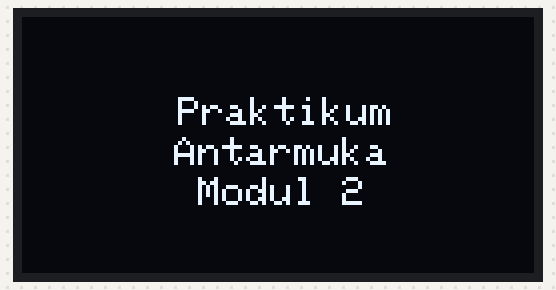
Recording of a sketch running on a simulated Arduino Uno, built with avr-gcc and run on an emulated ATmega328P. On the bench: 128×64 one-colour display.

Above: at 0.1 s.
At 2.1 s:
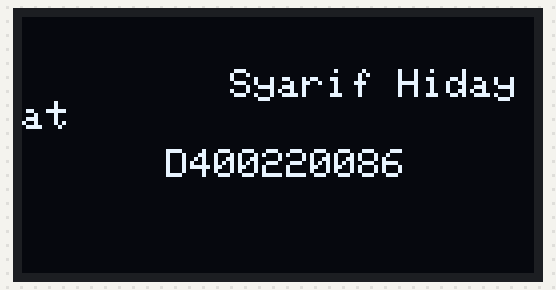

Measured:
- what the display in image 1 shows lasts 2.0 s, from 2.1 s to 4.1 s

The sketch:

T.AntarMuka_M2_P3.ino
```cpp
#include <Adafruit_SSD1306.h>
#define SCREEN_WIDTH 128
#define SCREEN_HEIGHT 64
#define OLED_RESET -1
Adafruit_SSD1306 display(SCREEN_WIDTH, SCREEN_HEIGHT, &Wire,OLED_RESET);
void setup() {
  Serial.begin(9600);
  if (!display.begin(SSD1306_SWITCHCAPVCC, 0x3C)) {
    Serial.println(F("SSD1306 allocation failed"));
    for (;;)
      ;
  }
}
void loop() {// Syarif Hidayat _ D400220086
  display.clearDisplay();
  display.setTextSize(1);
  display.setTextColor(WHITE);
  display.setCursor(39, 20);
  display.print("Praktikum");
  display.setTextSize(1);
  display.setCursor(38, 30);
  display.setTextColor(WHITE);
  display.println("Antarmuka ");
  display.setTextSize(1);
  display.setCursor(44, 40);
  display.setTextColor(WHITE);
  display.print("Modul 2");
  display.display();
  delay(2000);// Syarif Hidayat _ D400220086
  display.clearDisplay();
  display.setTextSize(1.5);
  display.setTextColor(WHITE);
  display.setCursor(52, 13);
  display.print("Syarif Hidayat");
  display.setTextSize(1.5);
  display.setTextColor(WHITE);
  display.setCursor(36, 33);
  display.print("D400220086");
  display.display();
  delay(2000);
}
```
